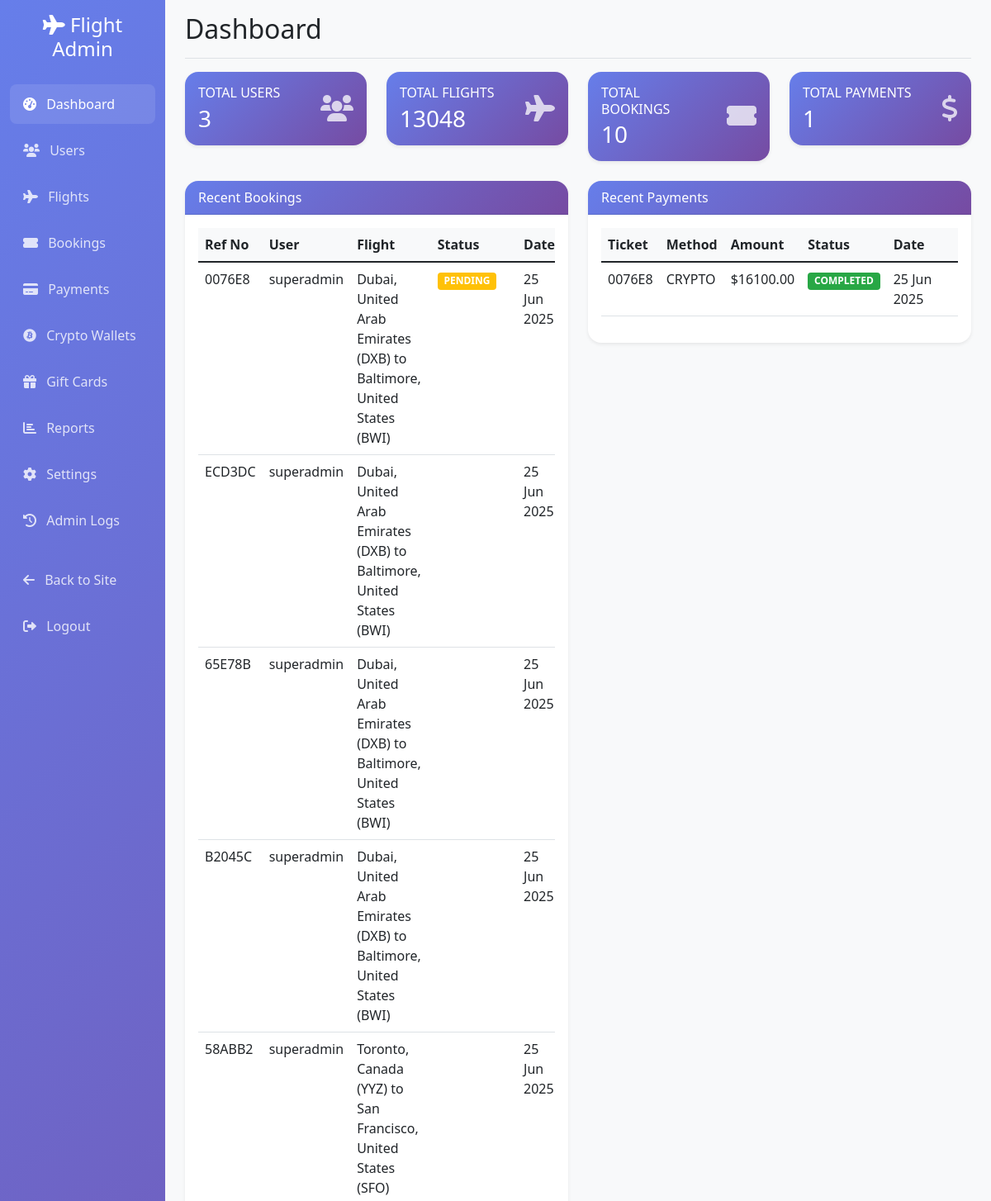
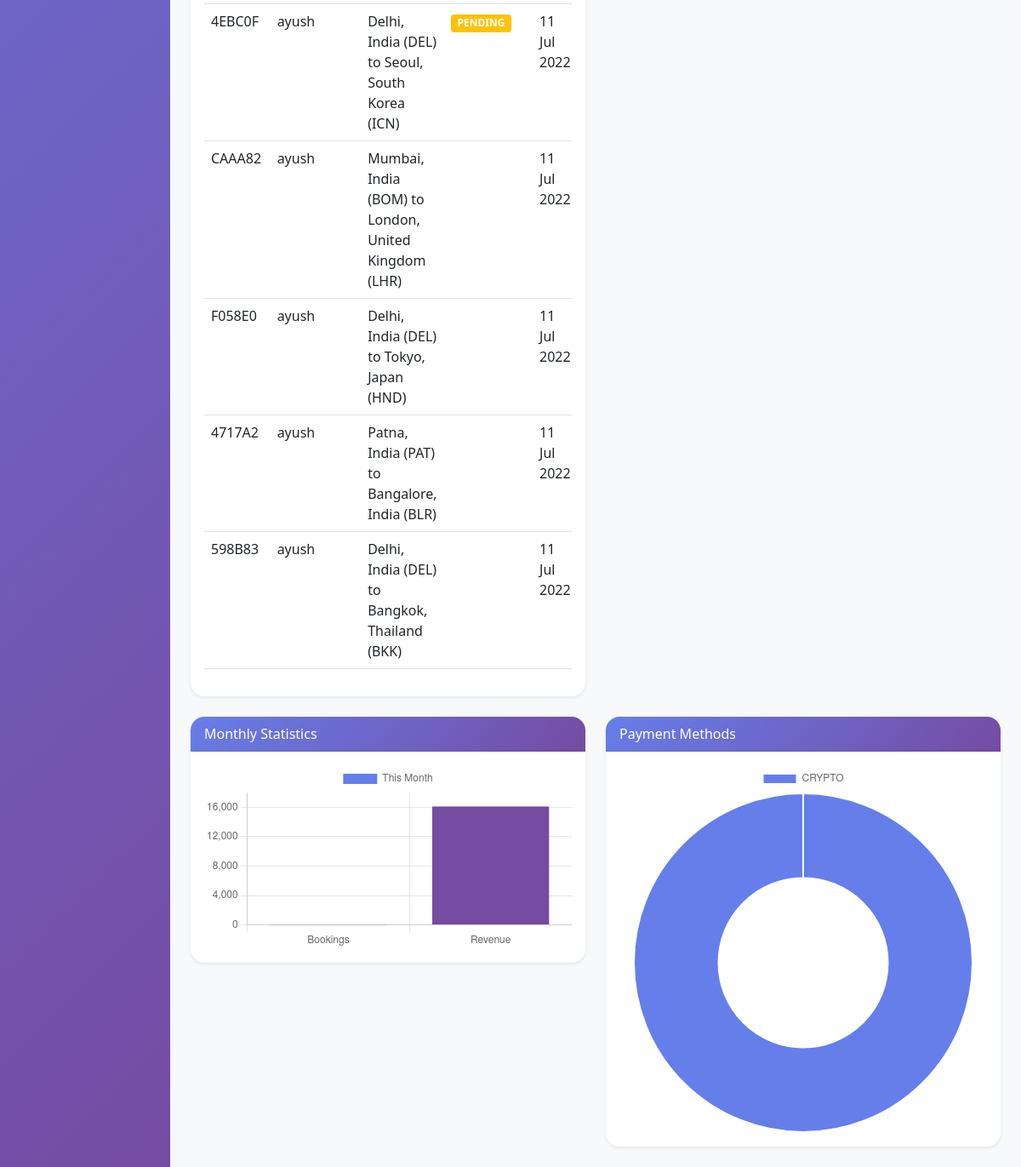
/backoffice/ (signed in), run on the app's committed database (2 pictures, top to bottom).
### flight/models.py (models this page shows, shortened)
class Ticket(models.Model):
    user = models.ForeignKey(User,on_delete=models.CASCADE,related_name="bookings", blank=True, null=True)
    ref_no = models.CharField(max_length=6, unique=True)
    passengers = models.ManyToManyField(Passenger, related_name="flight_tickets")
    flight = models.ForeignKey(Flight, on_delete=models.CASCADE, related_name="tickets", blank=True, null=True)
    flight_ddate = models.DateField(blank=True, null=True)
    flight_adate = models.DateField(blank=True, null=True)
    flight_fare = models.FloatField(blank=True,null=True)
    other_charges = models.FloatField(blank=True,null=True)
    coupon_used = models.CharField(max_length=15,blank=True)
    coupon_discount = models.FloatField(default=0.0)
    total_fare = models.FloatField(blank=True, null=True)
    seat_class = models.CharField(max_length=20, choices=SEAT_CLASS)
    booking_date = models.DateTimeField(default=datetime.now)
    mobile = models.CharField(max_length=20,blank=True)
    email = models.EmailField(max_length=45, blank=True)
    status = models.CharField(max_length=45, choices=TICKET_STATUS)

class User(AbstractUser):
    def __str__(self):
        return f"{self.id}: {self.first_name} {self.last_name}"

class Flight(models.Model):
    origin = models.ForeignKey(Place, on_delete=models.CASCADE, related_name="departures")
    destination = models.ForeignKey(Place, on_delete=models.CASCADE, related_name="arrivals")
    depart_time = models.TimeField(auto_now=False, auto_now_add=False)
    depart_day = models.ManyToManyField(Week, related_name="flights_of_the_day")
    duration = models.DurationField(null=True)
    arrival_time = models.TimeField(auto_now=False, auto_now_add=False)
    plane = models.CharField(max_length=24)
    airline = models.CharField(max_length=64)
    economy_fare = models.FloatField(null=True)
    business_fare = models.FloatField(null=True)
    first_fare = models.FloatField(null=True)

class Place(models.Model):
    city = models.CharField(max_length=64)
    airport = models.CharField(max_length=64)
    code = models.CharField(max_length=3)
    country = models.CharField(max_length=64)
    def __str__(self):
        return f"{self.city}, {self.country} ({self.code})"

class Payment(models.Model):
    ticket = models.OneToOneField('Ticket', on_delete=models.CASCADE, related_name='payment')
    payment_method = models.CharField(max_length=20, choices=PAYMENT_METHOD)
    amount = models.FloatField()
    status = models.CharField(max_length=20, choices=PAYMENT_STATUS, default='PENDING')
    crypto_wallet = models.ForeignKey(CryptoWallet, on_delete=models.SET_NULL, null=True, blank=True)
    crypto_transaction_hash = models.CharField(max_length=255, blank=True)
    crypto_amount = models.FloatField(null=True, blank=True)
    gift_card = models.ForeignKey(GiftCard, on_delete=models.SET_NULL, null=True, blank=True)
    card_number = models.CharField(max_length=19, blank=True)
    card_holder_name = models.CharField(max_length=100, blank=True)
    created_at = models.DateTimeField(auto_now_add=True)
    completed_at = models.DateTimeField(null=True, blank=True)

### backoffice/views.py (the view)
# urls.py: path('', views.dashboard, name='dashboard'),
@login_required
@user_passes_test(is_admin)
def dashboard(request):
    total_users = User.objects.count()
    total_flights = Flight.objects.count()
    total_bookings = Ticket.objects.count()
    total_payments = Payment.objects.count()
    recent_bookings = Ticket.objects.order_by('-booking_date')[:10]
    recent_payments = Payment.objects.order_by('-created_at')[:10]
    current_month = timezone.now().replace(day=1)
    monthly_bookings = Ticket.objects.filter(booking_date__gte=current_month).count()
    monthly_revenue = Payment.objects.filter(
        created_at__gte=current_month,
        status='COMPLETED'
    ).aggregate(total=Sum('amount'))['total'] or 0
    payment_stats = Payment.objects.values('payment_method').annotate(
        count=Count('id'),
        total_amount=Sum('amount')
    )
    context = {
        'total_users': total_users,
        'total_flights': total_flights,
        'total_bookings': total_bookings,
        'total_payments': total_payments,
        'recent_bookings': recent_bookings,
        'recent_payments': recent_payments,
        'monthly_bookings': monthly_bookings,
        'monthly_revenue': monthly_revenue,
        'payment_stats': payment_stats,
    }
    return render(request, 'backoffice/dashboard.html', context)

### backoffice/views.py (called while the page is built)
def is_admin(user):
    return user.is_staff or user.is_superuser

### backoffice/templates/backoffice/dashboard.html (shortened to what this page needs)
{% extends 'backoffice/base.html' %}
{% block page_title %}Dashboard{% endblock %}
{% block content %}
<div class="row">
    <div class="col-xl-3 col-md-6 mb-4">
        <div class="card stats-card text-white">
            <div class="card-body">
                <div class="row align-items-center">
                    <div class="col">
                        <h6 class="text-uppercase mb-1">Total Users</h6>
                        <h3 class="mb-0">{{ total_users }}</h3>
                    </div>
                    <div class="col-auto">
                        <i class="fas fa-users fa-2x opacity-75"></i>
                    </div>
                </div>
            </div>
        </div>
    </div>
    <div class="col-xl-3 col-md-6 mb-4">
        <div class="card stats-card text-white">
            <div class="card-body">
                <div class="row align-items-center">
                    <div class="col">
                        <h6 class="text-uppercase mb-1">Total Flights</h6>
                        <h3 class="mb-0">{{ total_flights }}</h3>
                    </div>
                    <div class="col-auto">
                        <i class="fas fa-plane fa-2x opacity-75"></i>
                    </div>
                </div>
            </div>
        </div>
    </div>
    <div class="col-xl-3 col-md-6 mb-4">
        <div class="card stats-card text-white">
            <div class="card-body">
                <div class="row align-items-center">
                    <div class="col">
                        <h6 class="text-uppercase mb-1">Total Bookings</h6>
                        <h3 class="mb-0">{{ total_bookings }}</h3>
                    </div>
                    <div class="col-auto">
                        <i class="fas fa-ticket-alt fa-2x opacity-75"></i>
                    </div>
                </div>
            </div>
        </div>
    </div>
    <div class="col-xl-3 col-md-6 mb-4">
        <div class="card stats-card text-white">
            <div class="card-body">
                <div class="row align-items-center">
                    <div class="col">
                        <h6 class="text-uppercase mb-1">Total Payments</h6>
                        <h3 class="mb-0">{{ total_payments }}</h3>
                    </div>
                    <div class="col-auto">
                        <i class="fas fa-dollar-sign fa-2x opacity-75"></i>
                    </div>
                </div>
            </div>
        </div>
    </div>
</div>
<div class="row">
    <div class="col-lg-6 mb-4">
        <div class="card">
            <div class="card-header">
                Recent Bookings
            </div>
            <div class="card-body">
                <div class="table-responsive">
                    <table class="table table-hover">
                        <thead>
                            <tr>
                                <th>Ref No</th>
                                <th>User</th>
                                <th>Flight</th>
                                <th>Status</th>
                                <th>Date</th>
                            </tr>
                        </thead>
                        <tbody>
                            {% for booking in recent_bookings %}
                            <tr>
                                <td>{{ booking.ref_no }}</td>
                                <td>{{ booking.user.username }}</td>
                                <td>{{ booking.flight.origin }} to {{ booking.flight.destination }}</td>
                                <td>
                                    <span class="badge badge-{{ booking.status|lower }}">{{ booking.status }}</span>
                                </td>
                                <td>{{ booking.booking_date|date:"d M Y" }}</td>
                            </tr>
                            {% empty %}
                            <tr><td colspan="5">No recent bookings</td></tr>
                            {% endfor %}
                        </tbody>
                    </table>
                </div>
            </div>
        </div>
    </div>
    <div class="col-lg-6 mb-4">
        <div class="card">
            <div class="card-header">
                Recent Payments
            </div>
            <div class="card-body">
                <div class="table-responsive">
                    <table class="table table-hover">
                        <thead>
                            <tr>
                                <th>Ticket</th>
                                <th>Method</th>
                                <th>Amount</th>
                                <th>Status</th>
                                <th>Date</th>
                            </tr>
                        </thead>
                        <tbody>
                            {% for payment in recent_payments %}
                            <tr>
                                <td>{{ payment.ticket.ref_no }}</td>
                                <td>{{ payment.payment_method }}</td>
                                <td>${{ payment.amount|floatformat:2 }}</td>
                                <td>
                                    <span class="badge badge-{{ payment.status|lower }}">{{ payment.status }}</span>
                                </td>
                                <td>{{ payment.created_at|date:"d M Y" }}</td>
                            </tr>
                            {% empty %}
                            <tr><td colspan="5">No recent payments</td></tr>
                            {% endfor %}
                        </tbody>
                    </table>
                </div>
            </div>
        </div>
    </div>
</div>
<div class="row">
    <div class="col-lg-6 mb-4">
        <div class="card">
            <div class="card-header">
                Monthly Statistics
            </div>
            <div class="card-body">
                <canvas id="monthlyStatsChart"></canvas>
            </div>
        </div>
    </div>
    <div class="col-lg-6 mb-4">
        <div class="card">
            <div class="card-header">
                Payment Methods
            </div>
            <div class="card-body">
                <canvas id="paymentMethodsChart"></canvas>
            </div>
        </div>
    </div>
</div>
{% block extra_js %}
<script>
    // Monthly Stats Chart
    const monthlyStatsCtx = document.getElementById('monthlyStatsChart').getContext('2d');
    new Chart(monthlyStatsCtx, {
        type: 'bar',
        data: {
            labels: ['Bookings', 'Revenue'],
            datasets: [{
                label: 'This Month',
                data: [{{ monthly_bookings }}, {{ monthly_revenue }}],
                backgroundColor: ['#667eea', '#764ba2']
            }]
        },
        options: {
            scales: {
                y: { beginAtZero: true }
            }
        }
    });
    // Payment Methods Chart
    const paymentMethodsCtx = document.getElementById('paymentMethodsChart').getContext('2d');
    new Chart(paymentMethodsCtx, {
        type: 'doughnut',
        data: {
            labels: [{% for stat in payment_stats %}'{{ stat.payment_method }}',{% endfor %}],
            datasets: [{
                data: [{% for stat in payment_stats %}{{ stat.count}},{% endfor %}],
                backgroundColor: ['#667eea', '#764ba2', '#28a745']
            }]
        }
    });
</script>
{% endblock %}
{% endblock %}

### backoffice/templates/backoffice/base.html (style rules this page uses)
.card { border: none; border-radius: 1rem; box-shadow: 0 0.125rem 0.25rem rgba(0, 0, 0, 0.075); }
.card-header { background: linear-gradient(135deg, #667eea 0%, #764ba2 100%); color: white; border-radius: 1rem 1rem 0 0 !important; }
.stats-card { background: linear-gradient(135deg, #667eea 0%, #764ba2 100%); color: white; border-radius: 1rem; }
.table th { border-top: none; background-color: #f8f9fa; }
.badge-pending { background-color: #ffc107; }
.badge-completed { background-color: #28a745; }

### data on the page
Ticket: ref_no "0076E8", user.username "superadmin", flight.origin "Dubai, United Arab Emirates (DXB)", flight.destination "Baltimore, United States (BWI)", status "PENDING", booking_date "25 Jun 2025"
Ticket: ref_no "ECD3DC", user.username "superadmin", flight.origin "Dubai, United Arab Emirates (DXB)", flight.destination "Baltimore, United States (BWI)", booking_date "25 Jun 2025"
Ticket: ref_no "65E78B", user.username "superadmin", flight.origin "Dubai, United Arab Emirates (DXB)", flight.destination "Baltimore, United States (BWI)", booking_date "25 Jun 2025"
Ticket: ref_no "B2045C", user.username "superadmin", flight.origin "Dubai, United Arab Emirates (DXB)", flight.destination "Baltimore, United States (BWI)", booking_date "25 Jun 2025"
Ticket: ref_no "58ABB2", user.username "superadmin", flight.origin "Toronto, Canada (YYZ)", flight.destination "San Francisco, United States (SFO)", booking_date "25 Jun 2025"
Ticket: ref_no "4EBC0F", user.username "ayush", flight.origin "Delhi, India (DEL)", flight.destination "Seoul, South Korea (ICN)", status "PENDING", booking_date "11 Jul 2022"
Ticket: ref_no "CAAA82", user.username "ayush", flight.origin "Mumbai, India (BOM)", flight.destination "London, United Kingdom (LHR)", booking_date "11 Jul 2022"
Ticket: ref_no "F058E0", user.username "ayush", flight.origin "Delhi, India (DEL)", flight.destination "Tokyo, Japan (HND)", booking_date "11 Jul 2022"
Ticket: ref_no "4717A2", user.username "ayush", flight.origin "Patna, India (PAT)", flight.destination "Bangalore, India (BLR)", booking_date "11 Jul 2022"
Ticket: ref_no "598B83", user.username "ayush", flight.origin "Delhi, India (DEL)", flight.destination "Bangkok, Thailand (BKK)", booking_date "11 Jul 2022"
Payment: ticket.ref_no "0076E8", payment_method "CRYPTO", amount "16100.00", status "COMPLETED", created_at "25 Jun 2025"

### other printed values
{{ total_users }} "3"
{{ total_flights }} "13048"
{{ total_bookings }} "10"
{{ total_payments }} "1"
chart data {{ monthly_bookings }} 5, 5
chart data {{ monthly_revenue }} 16100.0, 16100.0
chart data {{ stat.payment_method }} CRYPTO, CRYPTO
